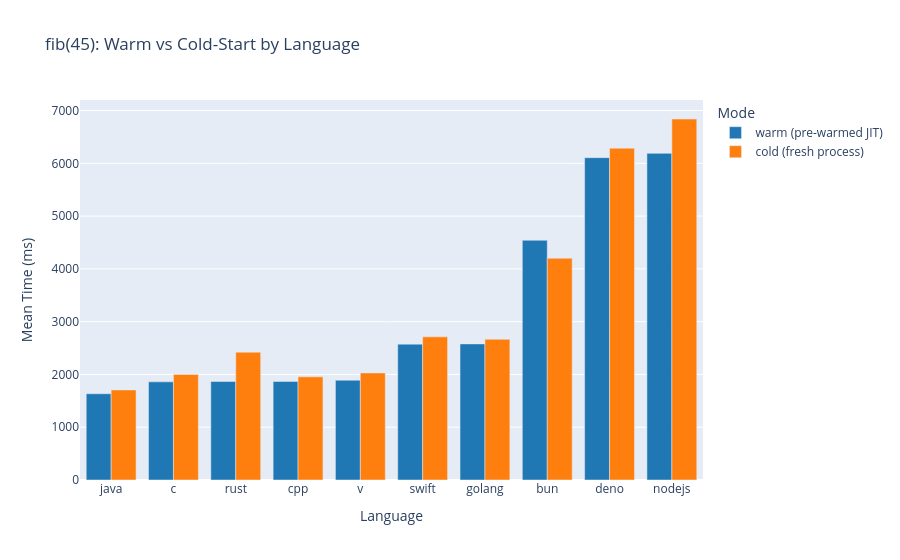

Notebook source saved alongside this figure:
### Code cell
# Grouped bar chart: warm vs cold-start at n=45
if cold_dfs:
    melted = comparison.reset_index().melt(
        id_vars='language',
        value_vars=['warm_ms', 'cold_ms'],
        var_name='mode',
        value_name='time_ms'
    )
    melted['mode'] = melted['mode'].map({'warm_ms': 'warm (pre-warmed JIT)', 'cold_ms': 'cold (fresh process)'})
    fig = px.bar(
        melted.sort_values('time_ms'),
        x='language', y='time_ms', color='mode',
        barmode='group',
        title='fib(45): Warm vs Cold-Start by Language',
        labels={'time_ms': 'Mean Time (ms)', 'language': 'Language', 'mode': 'Mode'},
        color_discrete_map={
            'warm (pre-warmed JIT)': '#1f77b4',
            'cold (fresh process)': '#ff7f0e',
        }
    )
    fig.show()

### Figure 1 — Plotly figure (JSON) as saved in the notebook; plotly's stock layout.template omitted (floating-point values rounded to 4 significant figures)
{"data": [{"alignmentgroup": "True", "hovertemplate": "Mode=warm (pre-warmed JIT)<br>Language=%{x}<br>Mean Time (ms)=%{y}<extra></extra>", "legendgroup": "warm (pre-warmed JIT)", "marker": {"color": "#1f77b4", "pattern": {"shape": ""}}, "name": "warm (pre-warmed JIT)", "offsetgroup": "warm (pre-warmed JIT)", "orientation": "v", "showlegend": true, "textposition": "auto", "type": "bar", "x": ["java", "c", "rust", "cpp", "v", "swift", "golang", "bun", "deno", "nodejs"], "xaxis": "x", "y": [1635.0, 1859.0, 1866.0, 1867.0, 1890.0, 2574.0, 2578.0, 4542.0, 6107.0, 6189.0], "yaxis": "y"}, {"alignmentgroup": "True", "hovertemplate": "Mode=cold (fresh process)<br>Language=%{x}<br>Mean Time (ms)=%{y}<extra></extra>", "legendgroup": "cold (fresh process)", "marker": {"color": "#ff7f0e", "pattern": {"shape": ""}}, "name": "cold (fresh process)", "offsetgroup": "cold (fresh process)", "orientation": "v", "showlegend": true, "textposition": "auto", "type": "bar", "x": ["java", "cpp", "c", "v", "rust", "golang", "swift", "bun", "deno", "nodejs"], "xaxis": "x", "y": [1707.0, 1955.0, 2000.0, 2028.0, 2422.0, 2666.0, 2712.0, 4202.0, 6287.0, 6840.0], "yaxis": "y"}], "layout": {"barmode": "group", "legend": {"title": {"text": "Mode"}, "tracegroupgap": 0}, "title": {"text": "fib(45): Warm vs Cold-Start by Language"}, "xaxis": {"anchor": "y", "domain": [0, 1], "title": {"text": "Language"}}, "yaxis": {"anchor": "x", "domain": [0, 1], "title": {"text": "Mean Time (ms)"}}}}
